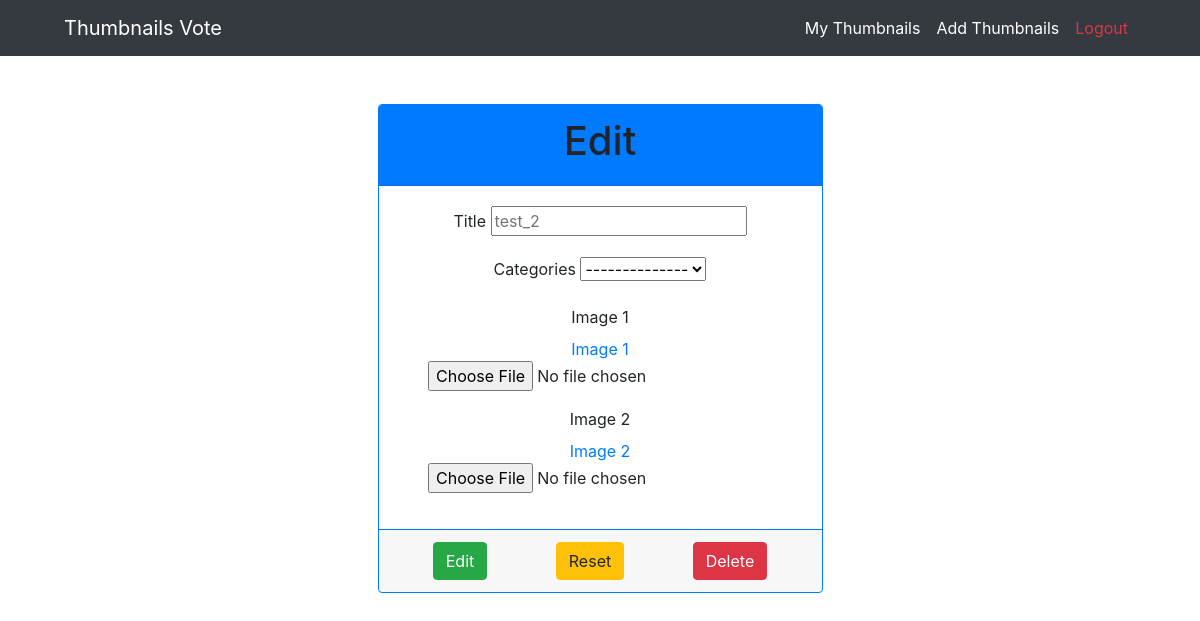
The app's page /edit/2/ (signed in), older data.
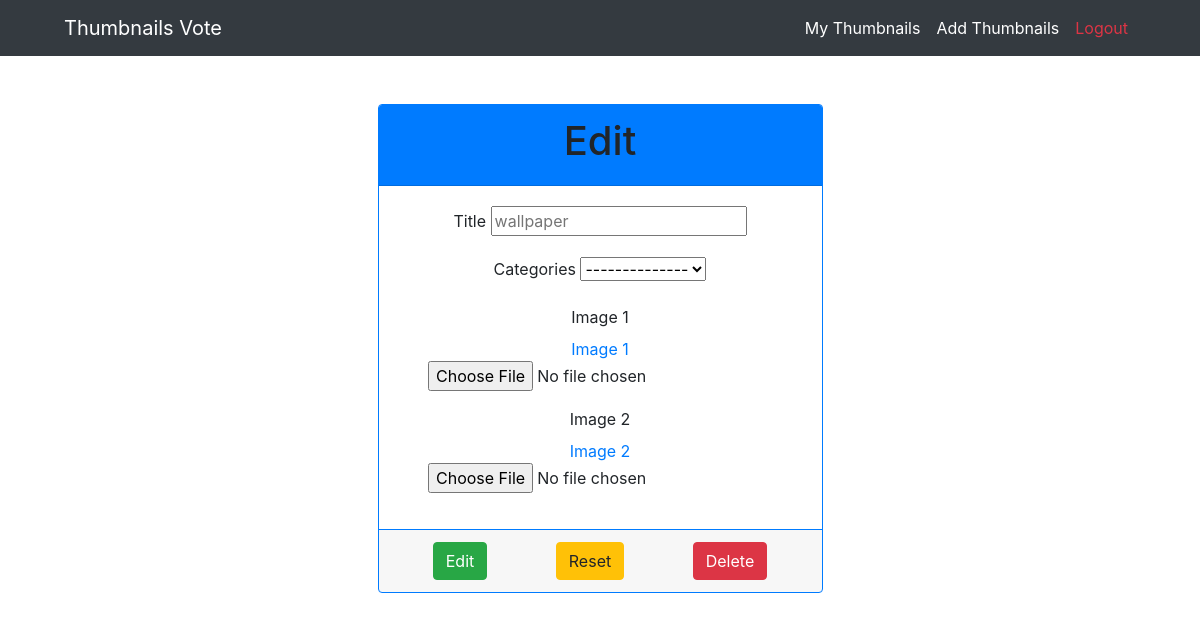
The same page, newer data.
### my_app/models.py (models this page shows, shortened)
class Pool(models.Model):
    date_add = models.DateTimeField(auto_now_add=True)
    title = models.CharField(max_length=30)
    categories = models.ForeignKey(Categories, on_delete=models.CASCADE)
    status = models.BooleanField(default=True)
    user = models.ForeignKey(User, on_delete=models.CASCADE, default=1)
    img_1 = models.ImageField(upload_to='static/upload_tumb/')
    img_2 = models.ImageField(upload_to='static/upload_tumb/')
    vote_img1 = models.ManyToManyField(User, related_name='img_1', blank=True)
    vote_img2 = models.ManyToManyField(User, related_name='img_2', blank=True)

### my_app/views.py (the view, shortened to what this page needs)
# urls.py: path('edit/<int:pool_id>/', views.edit_thumb, name='edit,'),
def edit_thumb(request, pool_id):
    if request.user.is_authenticated:
        try:
            getPool = Pool.objects.get(pk=pool_id)
            if getPool.status is True and getPool.user == request.user:
                categories = Categories.objects.all()
                return render(request, 'home/edit.html', {
                    'pool': getPool,
                    'categories': categories,
                })
            else:
                return HttpResponseRedirect(reverse('home:not_found'))
        except (KeyError, Pool.DoesNotExist):
            return HttpResponseRedirect(reverse('home:not_found'))
    else:
        return HttpResponseRedirect(reverse('home:login_status'))

### templates/home/edit.html (shortened to what this page needs)
{% extends 'base.html' %}
{% load static %}
{% block content %}
<div class="container my-5">
    <div class="row justify-content-center">
        <div class="col-lg-5">
            <form action="" method="post" enctype="multipart/form-data" class="form">
                <div class="card border-primary">
                    <div class="card-header bg-primary">
                        <h1 class="text-center">Edit</h1>
                    </div>
                    <div class="card-body text-center text-capitalize">
                        <div class="form-group">
                            <label for="title">title</label>
                            <input type="text" name="title" id="" placeholder="{{pool.title}}" required maxlength="30">
                        </div>
                        <div class="form-group">
                            <label for="categories">Categories</label>
                            <select name="categories" id="" required>
                                <option value="" selected>--------------</option>
                            </select>
                        </div>
                        <div class="form-group">
                            <label for="img_1">Image 1</label> <br>
                            <a href="../../{{pool.img_1}}" target="_blank">Image 1</a> <br>
                            <input type="file" src="" alt="" name="img_1" accept="image/*">
                        </div>
                        <div class="form-group">
                            <label for="img_1">Image 2</label> <br>
                            <a href="../../{{pool.img_2}}" target="_blank">Image 2</a> <br>
                            <input type="file" src="" alt="" name="img_2" accept="image/*">
                        </div>
                    </div>
                    <div class="card-footer border-primary d-flex justify-content-around">
                        <input type="submit" value="Edit" class="btn btn-success">
                        <input type="reset" value="Reset" class="btn btn-warning">
                        <a href="../../delete-confirm/{{pool.id}}" class="btn btn-danger">Delete</a>
                    </div>
                </div>
            </form>
        </div>
    </div>
</div>
{% endblock content %}

### templates/base.html (shortened to what this page needs)
{% load static %}
<html lang="en">
<head>
    <link rel="stylesheet" href="{% static 'css/bootstrap/css/bootstrap.min.css' %}">
</head>
<body>
    {% if request.user.is_authenticated %}
    <nav class="navbar navbar-expand-lg navbar-dark bg-dark">
        <a class="navbar-brand ml-5" href="{% url 'home:index' %}">Thumbnails Vote</a>
        <div class="collapse navbar-collapse mr-5" id="navbarSupportedContent">
            <ul class="navbar-nav ml-lg-auto text-center">
                <li class="nav-item active">
                    <a class="nav-link text-capitalize" href="{% url 'home:my_thumbnails' %}">My thumbnails</a>
                </li>
                <li class="nav-item active">
                    <a class="nav-link text-capitalize" href="{% url 'home:add' %}">Add Thumbnails</a>
                </li>
                <li class="nav-item active">
                    <a class="nav-link text-capitalize text-danger" href="../../../logout/">logout</a>
                </li>
            </ul>
        </div>
    </nav>
    {% endif %}
    {% block content %}
    {% endblock content %}
</body>
</html>

Row changes from the older to the newer data that the page shows:
changed Pool: title "test_2" → "wallpaper"
